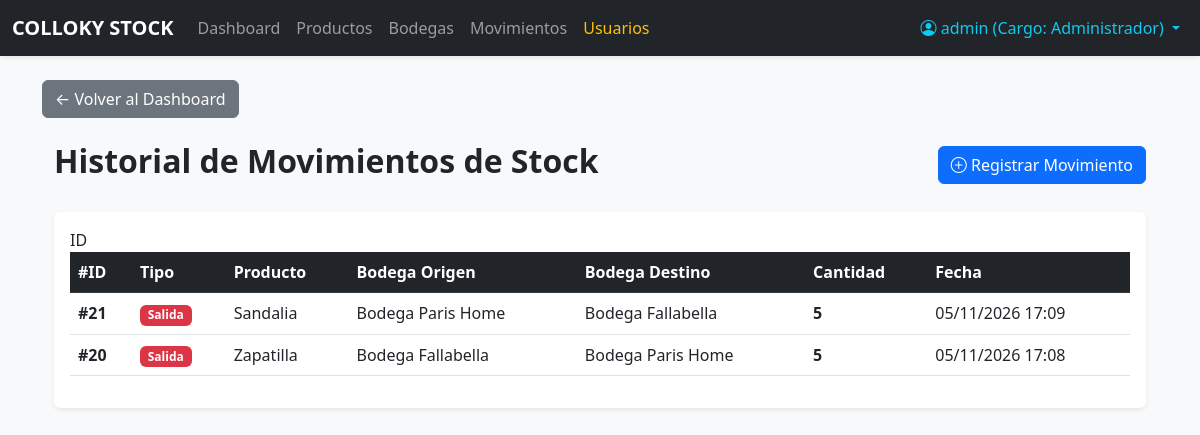
The app's page /movimientos/ (signed in), older data.
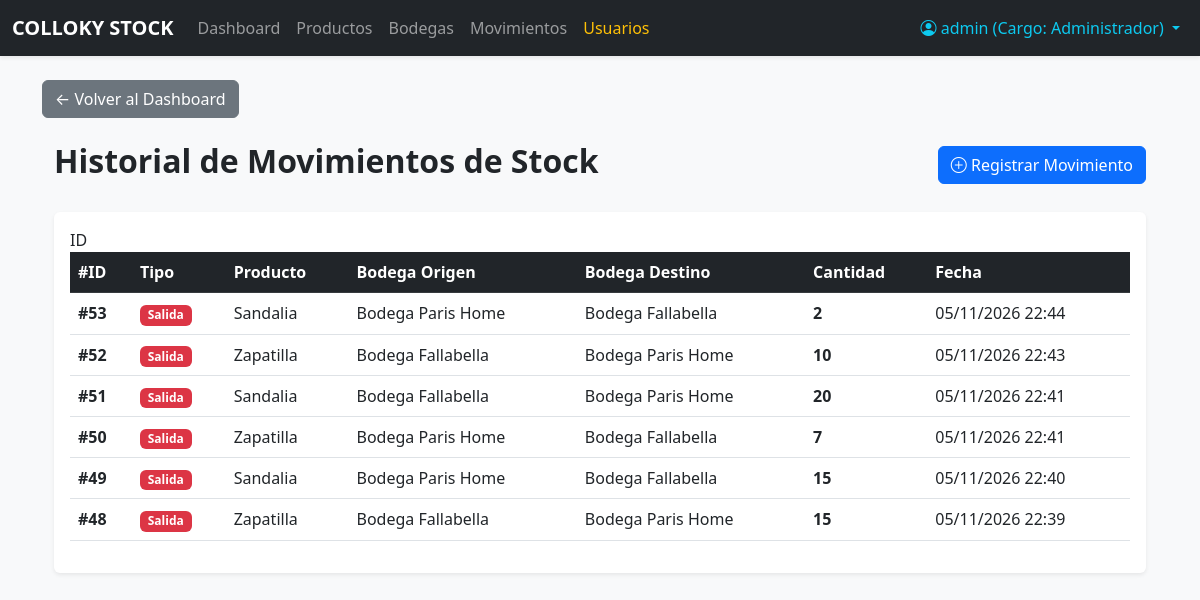
The same page, newer data.
### stock/models.py (models this page shows, shortened)
class Movimiento(models.Model):
    TIPO_CHOICES = (
        ('ENTRADA', 'Entrada'),
        ('SALIDA', 'Salida'),
    )
    tipo = models.CharField(max_length=10, choices=TIPO_CHOICES)
    producto = models.ForeignKey(Producto, on_delete=models.CASCADE)
    bodega = models.ForeignKey(Bodega, on_delete=models.PROTECT, null=False, blank=False)
    bodega_destino = models.ForeignKey(Bodega, on_delete=models.PROTECT, null=True, blank=True, related_name='movimientos_destino')
    cantidad = models.PositiveIntegerField()
    fecha = models.DateTimeField(auto_now_add=True)

class Producto(models.Model):
    bodegas = models.ManyToManyField(Bodega, blank=True)
    nombre = models.CharField(max_length=100)
    sku = models.CharField(max_length=50, unique=True)
    stock = models.IntegerField(null=False, blank=False)
    talla = models.CharField(max_length=20, default='21 - 27')
    precio = models.DecimalField(max_digits=10, decimal_places=2, null=False, blank=False)

class Bodega(models.Model):
    nombre = models.CharField(max_length=100, unique=True)
    ubicacion = models.CharField(max_length=200, blank=True, null=True)

### stock/views.py (the view)
# urls.py: path('movimientos/', views.lista_movimientos, name='lista_movimientos'),
@login_required
def lista_movimientos(request):
    transacciones = Movimiento.objects.all().order_by('-id')
    return render(request, 'stock/lista_movimientos.html', {'transacciones': transacciones})

### stock/templates/stock/lista_movimientos.html (shortened to what this page needs)
{% extends 'stock/base.html' %}
{% block content %}
<div class="mb-4">
    <a href="{% url 'dashboard' %}" class="btn btn-secondary">
        ← Volver al Dashboard
    </a>
</div>
<div class="container mt-4">
    <div class="d-flex justify-content-between align-items-center mb-4">
        <h2 class="fw-bold text-dark">Historial de Movimientos de Stock</h2>
        <a href="{% url 'registrar_movimiento' %}" class="btn btn-primary">
            <i class="bi bi-plus-circle"></i> Registrar Movimiento
        </a>
    </div>
    <div class="card shadow-sm border-0">
        <div class="card-body">
            <div class="table-responsive">
                <table class="table table-hover align-middle">
                    <thead class="table-dark">
                        <tr>
                            <th>#ID</th>
                            <th>Tipo</th>
                            <th>Producto</th>
                            <th>Bodega Origen</th>
                            <th>Bodega Destino</th>
                            <th>Cantidad</th>
                            <th>Fecha</th>
                        </tr>
                    </thead>
                    <tbody>
                        {% for t in transacciones %}
                        <tr>
                            <td><strong>#{{ t.id }}</strong></td>
                            <td>
                                {% if t.tipo == 'entrada' or t.tipo_movimiento == 'entrada' %}
                                    <span class="badge bg-success">Entrada</span>
                                {% else %}
                                    <span class="badge bg-danger">Salida</span>
                                {% endif %}
                            </td>
                            <td>{{ t.producto.nombre }}</td>
                            <td>{{ t.bodega.nombre }}</td>
                            <td>
                                {% if t.bodega_destino %}
                                    {{ t.bodega_destino.nombre }}
                                {% else %}
                                    <span class="text-muted">-</span>
                                {% endif %}
                            </td>
                            <td><span class="fw-bold">{{ t.cantidad }}</span></td>
                            <td>
                                {% if t.fecha %}
                                    {{ t.fecha|date:"d/m/Y H:i" }}
                                {% else %}
                                    <span class="text-muted">Registrado</span>
                                {% endif %}
                            </td>
                        </tr>
                        {% empty %}
                        <tr>
                            <td colspan="7" class="text-center py-4 text-muted">
                                No hay movimientos de stock registrados todavía.
                            </td>
                        </tr>
                        {% endfor %}
                    </tbody>
                </table>
            </div>
        </div>
    </div>
</div>
{% endblock %}

### stock/templates/stock/base.html (shortened to what this page needs)
<!DOCTYPE html>
<html lang="es">
<head>
    <link href="https://cdn.jsdelivr.net/npm/bootstrap@5.3.0/dist/css/bootstrap.min.css" rel="stylesheet">
    <link href="https://cdn.jsdelivr.net/npm/bootstrap-icons@1.10.5/font/bootstrap-icons.css" rel="stylesheet">
</head>
<body class="bg-light">
    {% if user.is_authenticated %}
    <nav class="navbar navbar-expand-lg navbar-dark bg-dark mb-4 shadow-sm">
        <div class="container-fluid">
            <a class="navbar-brand fw-bold" href="{% url 'dashboard' %}">COLLOKY STOCK</a>
            <div class="collapse navbar-collapse" id="navbarNav">
                <ul class="navbar-nav me-auto">
                    <li class="nav-item"><a class="nav-link" href="{% url 'dashboard' %}">Dashboard</a></li>
                    {% if user.is_staff or user.is_superuser %}
                    <li class="nav-item"><a class="nav-link" href="{% url 'lista_productos' %}">Productos</a></li>
                    <li class="nav-item"><a class="nav-link" href="{% url 'lista_bodegas' %}">Bodegas</a></li>
                    <li class="nav-item"><a class="nav-link" href="{% url 'lista_movimientos' %}">Movimientos</a></li>
                    {% endif %}
                    {% if user.is_superuser %}
                    <li class="nav-item"><a class="nav-link text-warning" href="{% url 'lista_usuarios' %}">Usuarios</a></li>
                    {% endif %}
                </ul>
                <ul class="navbar-nav ms-auto">
                    <li class="nav-item dropdown">
                        <a class="nav-link dropdown-toggle text-info" href="#" id="navbarDropdown" role="button" data-bs-toggle="dropdown">
                            <i class="bi bi-person-circle"></i> {{ user.username }} (Cargo: {% if user.is_superuser %}Administrador{% elif user.is_staff %}Supervisor{% else %}Promotor{% endif %})
                        </a>
                    </li>
                </ul>
            </div>
        </div>
    </nav>
    {% endif %}
    <div class="container pb-5">
        {% block content %}{% endblock %}
    </div>
</body>
</html>

Row changes from the older to the newer data that the page shows:
removed Movimiento: id "21", tipo "Salida", producto.nombre "Sandalia", bodega.nombre "Bodega Paris Home", bodega_destino.nombre "Bodega Fallabella", cantidad "5", fecha "05/11/2026 17:09"
removed Movimiento: id "20", tipo "Salida", producto.nombre "Zapatilla", bodega.nombre "Bodega Fallabella", bodega_destino.nombre "Bodega Paris Home", cantidad "5", fecha "05/11/2026 17:08"
added Movimiento: id "53", tipo "Salida", producto.nombre "Sandalia", bodega.nombre "Bodega Paris Home", bodega_destino.nombre "Bodega Fallabella", cantidad "2", fecha "05/11/2026 22:44"
added Movimiento: id "52", tipo "Salida", producto.nombre "Zapatilla", bodega.nombre "Bodega Fallabella", bodega_destino.nombre "Bodega Paris Home", cantidad "10", fecha "05/11/2026 22:43"
added Movimiento: id "51", tipo "Salida", producto.nombre "Sandalia", bodega.nombre "Bodega Fallabella", bodega_destino.nombre "Bodega Paris Home", cantidad "20", fecha "05/11/2026 22:41"
added Movimiento: id "50", tipo "Salida", producto.nombre "Zapatilla", bodega.nombre "Bodega Paris Home", bodega_destino.nombre "Bodega Fallabella", cantidad "7", fecha "05/11/2026 22:41"
added Movimiento: id "49", tipo "Salida", producto.nombre "Sandalia", bodega.nombre "Bodega Paris Home", bodega_destino.nombre "Bodega Fallabella", cantidad "15", fecha "05/11/2026 22:40"
added Movimiento: id "48", tipo "Salida", producto.nombre "Zapatilla", bodega.nombre "Bodega Fallabella", bodega_destino.nombre "Bodega Paris Home", cantidad "15", fecha "05/11/2026 22:39"
